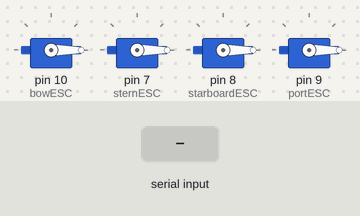
Bench run of a sketch on a simulated Arduino Uno, built with avr-gcc and run on an emulated ATmega328P. On the bench: 4 × servo. The inputs (shaded band) are chosen by the test bench.

Above: at 1.2 s.
1.3 s: "90,45\n" received over Serial
At 1.7 s:
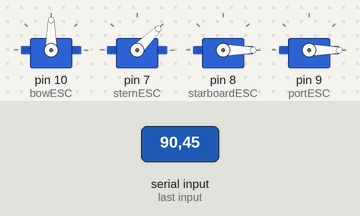
2.8 s: ",\n" received over Serial
At 3.9 s:
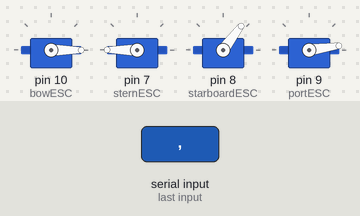
4.3 s: "30,150\n" received over Serial
At 5.2 s:
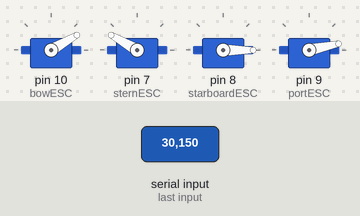
5.8 s: "5\n" received over Serial
At 6.1 s:
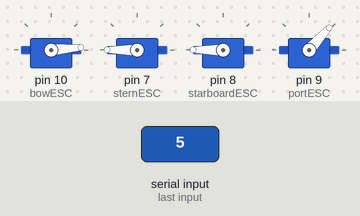
7.3 s: "90\n" received over Serial
At 8.5 s:
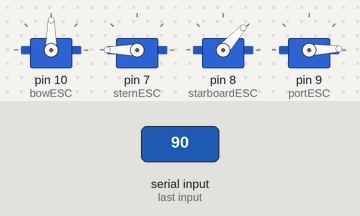
8.8 s: "200\n" received over Serial
At 9.7 s:
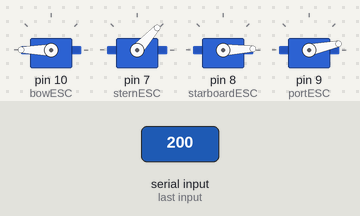
Timing chart, 0 to 11.3 s (numbered marks = the images above; inputs shaded):
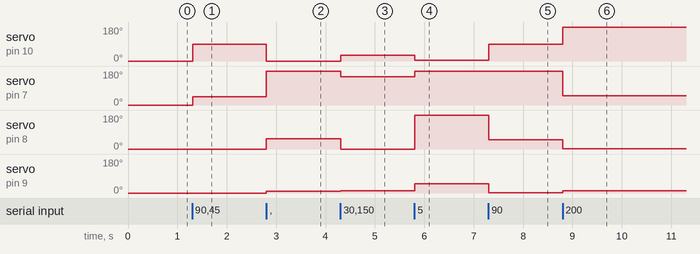

The sketch:

gyrotest.ino
```cpp
#include <Servo.h>
//#include <IRremote.h>

/*
bow: front (WASHINGTON)
stern: back (11)
port: left (434)
starboard: right (YA)
*/

Servo bowESC;
Servo sternESC;
Servo portESC;
Servo starboardESC;
int bowPotValue; // (value between 0 and 180)
int sternPotValue;
int portPotValue;
int starboardPotValue;

const int RECV_PIN_IR = 5;
//IRrecv irrecv(RECV_PIN_IR);

void setup() {
  bowPotValue = 0; // (value between 0 and 180)
  sternPotValue = 0;
  portPotValue = 0;
  starboardPotValue = 0;

  // Attach bow ESC on pin 10
  bowESC.attach(10,1000,2000); // (pin, min pulse width, max pulse width in microseconds)
  bowESC.write(bowPotValue);

  // Attach stern ESC on pin 7
  sternESC.attach(7,1000,2000); // (pin, min pulse width, max pulse width in microseconds)
  sternESC.write(sternPotValue);

  // Attach starboard ESC on pin 8
  starboardESC.attach(8,1000,2000); // (pin, min pulse width, max pulse width in microseconds)
  starboardESC.write(starboardPotValue);

  // Attach port ESC on pin 9
  portESC.attach(9,1000,2000); // (pin, min pulse width, max pulse width in microseconds)
  portESC.write(portPotValue);

  Serial.begin(9600);
  // irrecv.enableIRIn();
  // irrecv.blink13(true);
  bowESC.write(bowPotValue);
}

/*
incoming commands will be formatted as
"Bow,Stern,Starboard,Port\n"
newline will be dropped by serial read function
output will be int[Bow,Stern,Starboard,Port]
*/

int* processIncomingMotorCommand(String in){
  int * out = new int[4];
  String current = "";
  int index = 0;
  for(int i = 0; i < in.length(); i++){
    if(in[i] == ','){
      out[index] = current.toInt();
      current = "";
      index++;
    }
    else if (i == in.length()-1)
    {
      current = current + in[i];
      out[index] = current.toInt();
      current = "";
    }
    else {
      current = current + in[i];
    }
  }
  return out;
}

void loop() {
// TODO add a control for wrong or null values

  if (Serial.available() > 0) {
    String incomingData = Serial.readStringUntil('\n');
    int * commands = processIncomingMotorCommand(incomingData);
    bowPotValue = commands[0];
    sternPotValue = commands[1];
    starboardPotValue = commands[2];
    portPotValue = commands[3];
    bowESC.write(bowPotValue);
    sternESC.write(sternPotValue);
    starboardESC.write(starboardPotValue);
    portESC.write(portPotValue);
    delete commands;
  }

}
```

Measured:
- after the input at 1.3 s, servo on pin 10 (bowESC): 0° → 90° at once; servo on pin 7 (sternESC): 0° → 45° at once
- after the input at 2.8 s, servo on pin 10 (bowESC): 90° → 0° at once; servo on pin 7 (sternESC): 45° → 180° at once; servo on pin 8 (starboardESC): 0° → 53° at once; servo on pin 9 (portESC): 0° → 8° at once
- after the input at 4.3 s, servo on pin 10 (bowESC): 0° → 30° at once; servo on pin 7 (sternESC): 180° → 150° at once; servo on pin 8 (starboardESC): 53° → 0° at once; servo on pin 9 (portESC): 8° → 12° at once
- after the input at 5.8 s, servo on pin 10 (bowESC): 30° → 5° at once; servo on pin 7 (sternESC): 150° → 180° at once; servo on pin 8 (starboardESC): 0° → 180° at once; servo on pin 9 (portESC): 12° → 48° at once
- after the input at 7.3 s, servo on pin 10 (bowESC): 5° → 90° at once; servo on pin 8 (starboardESC): 180° → 48° at once; servo on pin 9 (portESC): 48° → 2° at once
- after the input at 8.8 s, servo on pin 10 (bowESC): 90° → 180° at once; servo on pin 7 (sternESC): 180° → 48° at once; servo on pin 8 (starboardESC): 48° → 2° at once; servo on pin 9 (portESC): 2° → 12° at once
